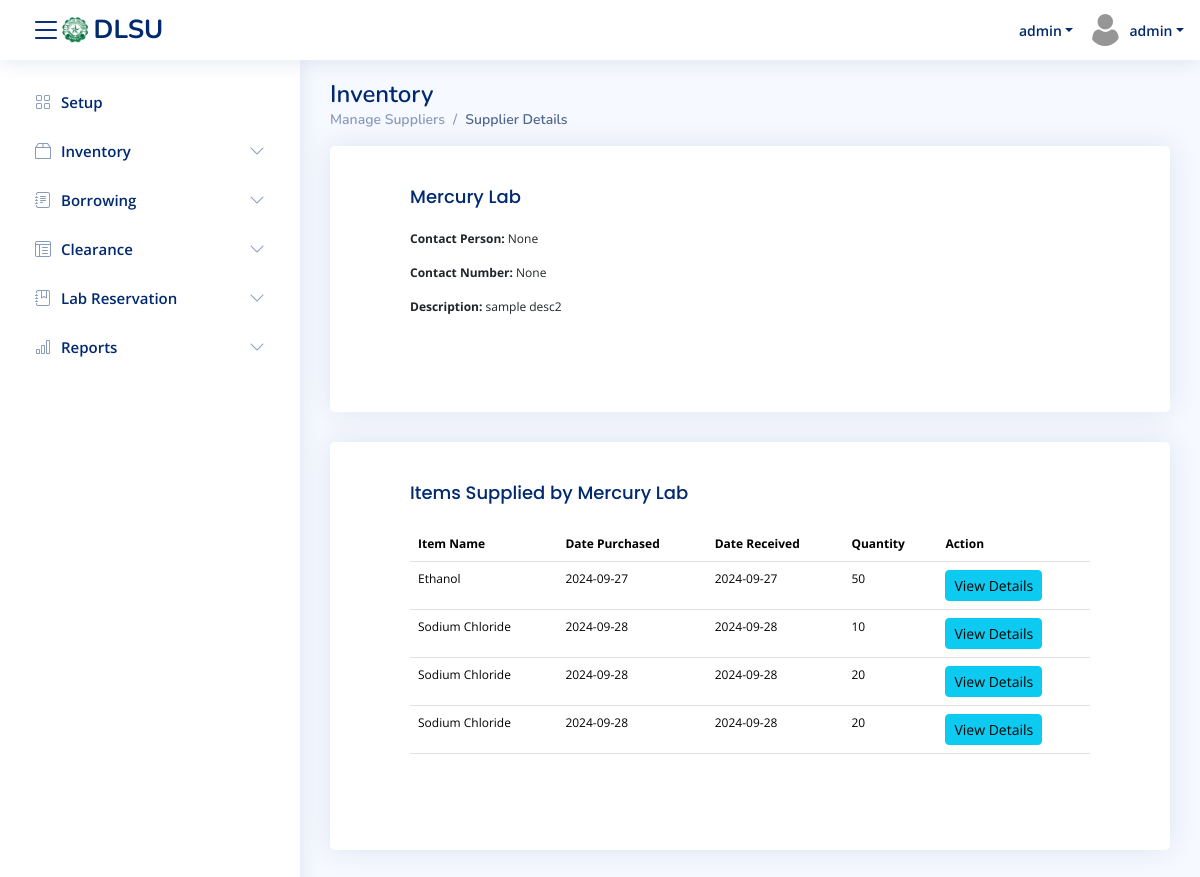
Before: /inventory/supplierDetails/2/ (signed in) with the older database file.
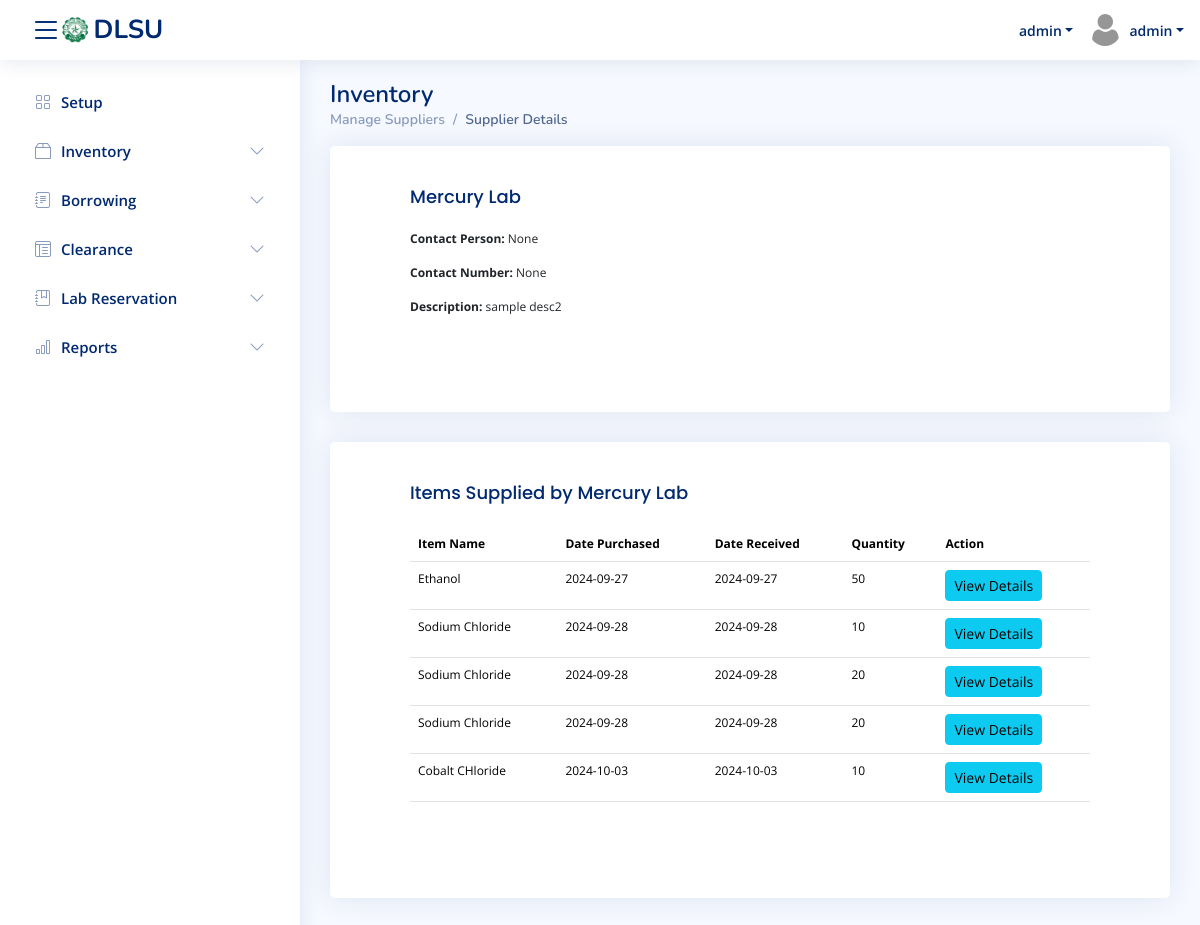
After: the same page with the newer database file.
### core/models.py (models this page shows, shortened)
class item_handling(models.Model):
    item_handling_id = models.AutoField(primary_key=True)
    inventory_item = models.ForeignKey('item_inventory', on_delete=models.SET_NULL, null=True, blank=True)
    updated_on = models.DateTimeField(null=True, blank=True)
    updated_by = models.ForeignKey('User', on_delete=models.SET_NULL, null=True, blank=True)
    changes = models.CharField(max_length=1) # 'A' for add, 'R' for remove
    qty = models.IntegerField()

class item_inventory(models.Model):
    inventory_item_id = models.AutoField(primary_key=True)
    item = models.ForeignKey('item_description', on_delete=models.CASCADE)
    supplier = models.ForeignKey('suppliers', on_delete=models.SET_NULL, null=True, blank=True)
    date_purchased = models.DateTimeField(null=True, blank=True)
    date_received = models.DateTimeField(null=True, blank=True)
    purchase_price = models.FloatField(null=True, blank=True)
    remarks = models.CharField(max_length=45, null=True, blank=True)
    qty = models.IntegerField()

class item_description(models.Model):
    item_id = models.AutoField(primary_key=True)
    laboratory = models.ForeignKey('Laboratory', on_delete=models.CASCADE, null=True, blank=True)
    item_name = models.CharField(max_length=45, null=True, blank=True)
    itemType = models.ForeignKey('item_types', on_delete=models.SET_NULL, null=True, blank=True)
    alert_qty = models.IntegerField(null=True, blank=True)
    add_cols = models.CharField(max_length=45, null=True, blank=True)
    rec_expiration = models.BooleanField(default=False)
    is_disabled = models.BooleanField(default=False)
    allow_borrow = models.BooleanField(default=False)
    is_consumable = models.BooleanField(default=False)

### core/views.py (the view)
# urls.py: path('inventory/supplierDetails/<int:supplier_id>/', views.inventory_supplierDetails_view, name='inventory_supplierDetails'),
def inventory_supplierDetails_view(request, supplier_id):
    if not request.user.is_authenticated:
        return redirect('userlogin')
    supplier = suppliers.objects.get(suppliers_id=supplier_id)
    items = item_inventory.objects.filter(supplier=supplier)
    item_handling_entries = item_handling.objects.filter(
        inventory_item__supplier=supplier,
        changes='A'
    ).select_related('inventory_item')  # Use select_related to reduce DB queries
    return render(request, 'mod_inventory/inventory_supplierDetails.html', {
        'supplier': supplier,
        'items': items,
        'item_handling_entries': item_handling_entries
    })

### core/context_processors.py (called while the page is built)
def labs_context(request):
    return {
        'laboratories': laboratory.objects.filter(is_available=True),
        'selected_lab_name': request.session.get('selected_lab_name')
    }

### core/templates/mod_inventory/inventory_supplierDetails.html (shortened to what this page needs)
{% extends 'temp_navbar.html' %}
{% load socialaccount inventory_extras %}
{% block content %}
  <div class="pagetitle">
    <h1>Inventory</h1>
    <nav>
      <ol class="breadcrumb">
        <li class="breadcrumb-item"><a href="{% url 'inventory_manageSuppliers' %}">Manage Suppliers</a></li>
        <li class="breadcrumb-item active">Supplier Details</li>
      </ol>
    </nav>
  </div>
  <section class="section">
    <div class="row">
      <div class="col-lg-12">
        <div class="card">
          <div class="card-body">
            <h5 class="card-title">{{ supplier.supplier_name }}</h5>
            <p><strong>Contact Person:</strong> {{ supplier.contact_person }}</p>
            <p><strong>Contact Number:</strong> {{ supplier.contact_number }}</p>
            <p><strong>Description:</strong> {{ supplier.description }}</p>
          </div>
        </div>
      </div>
    </div>
  </section>
  <section class="section">
    <div class="row">
      <div class="col-lg-12">
        <div class="card">
          <div class="card-body">
            <h5 class="card-title">Items Supplied by {{ supplier.supplier_name }}</h5>
            <table class="table datatable">
              <thead>
                <tr>
                  <th>Item Name</th>
                  <th>Date Purchased</th>
                  <th>Date Received</th>
                  <th>Quantity</th>
                  <th>Action</th>
                </tr>
              </thead>
              <tbody>
                {% for handling in item_handling_entries %}
                  <tr>
                    <td>{{ handling.inventory_item.item.item_name }}</td>
                    <td>{{ handling.inventory_item.date_purchased|date:"Y-m-d" }}</td>
                    <td>{{ handling.inventory_item.date_received|date:"Y-m-d" }}</td>
                    <td>{{ handling.qty }}</td>
                    <td>
                      <button type="button" class="btn btn-info btn-sm" data-toggle="modal" data-target="#inventoryDetailsModal{{ handling.inventory_item.inventory_item_id }}">
                        View Details
                      </button>
                    </td>
                  </tr>
                {% empty %}
                  <tr>
                    <td colspan="5" class="text-center">No handling records found for this supplier.</td>
                  </tr>
                {% endfor %}
              </tbody>
            </table>
          </div>
        </div>
      </div>
    </div>
  </section>
{% endblock %}

Changed rows visible on the page:
added item_handling: inventory_item.item.item_name "Cobalt CHloride", inventory_item.date_purchased "2024-10-03", inventory_item.date_received "2024-10-03", qty "10"
